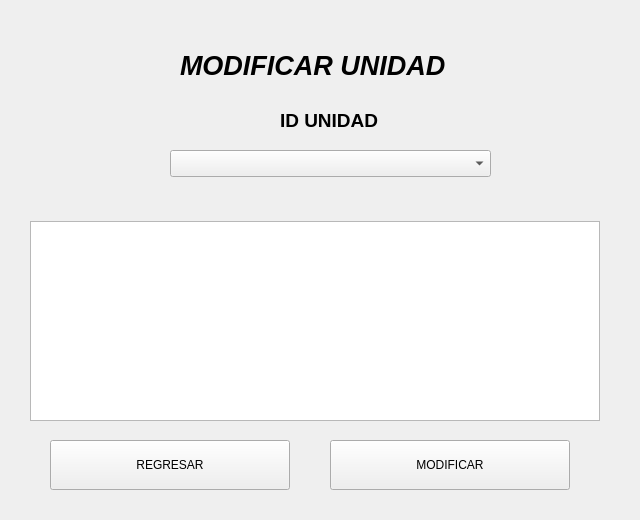
<?xml version="1.0" encoding="UTF-8"?>
<ui version="4.0">
 <class>ModificarUnidad</class>
 <widget class="QWidget" name="ModificarUnidad">
  <property name="geometry">
   <rect>
    <x>0</x>
    <y>0</y>
    <width>640</width>
    <height>520</height>
   </rect>
  </property>
  <property name="windowTitle">
   <string>Form</string>
  </property>
  <widget class="QLabel" name="TitleModificarUnidad">
   <property name="geometry">
    <rect>
     <x>180</x>
     <y>50</y>
     <width>271</width>
     <height>31</height>
    </rect>
   </property>
   <property name="font">
    <font>
     <pointsize>20</pointsize>
     <weight>75</weight>
     <italic>true</italic>
     <bold>true</bold>
    </font>
   </property>
   <property name="text">
    <string>MODIFICAR UNIDAD</string>
   </property>
  </widget>
  <widget class="QLabel" name="lIDUnidad">
   <property name="geometry">
    <rect>
     <x>280</x>
     <y>110</y>
     <width>101</width>
     <height>20</height>
    </rect>
   </property>
   <property name="font">
    <font>
     <pointsize>14</pointsize>
     <weight>75</weight>
     <bold>true</bold>
    </font>
   </property>
   <property name="text">
    <string>ID UNIDAD</string>
   </property>
  </widget>
  <widget class="QPushButton" name="bModificarUnidad">
   <property name="geometry">
    <rect>
     <x>330</x>
     <y>440</y>
     <width>240</width>
     <height>50</height>
    </rect>
   </property>
   <property name="text">
    <string>MODIFICAR</string>
   </property>
  </widget>
  <widget class="QPushButton" name="bRegresarUnidad">
   <property name="geometry">
    <rect>
     <x>50</x>
     <y>440</y>
     <width>240</width>
     <height>50</height>
    </rect>
   </property>
   <property name="text">
    <string>REGRESAR</string>
   </property>
  </widget>
  <widget class="QTableView" name="tableViewMU">
   <property name="geometry">
    <rect>
     <x>30</x>
     <y>221</y>
     <width>570</width>
     <height>200</height>
    </rect>
   </property>
  </widget>
  <widget class="QComboBox" name="cboxIDUnidad">
   <property name="geometry">
    <rect>
     <x>170</x>
     <y>150</y>
     <width>321</width>
     <height>27</height>
    </rect>
   </property>
  </widget>
 </widget>
 <resources/>
 <connections/>
</ui>
